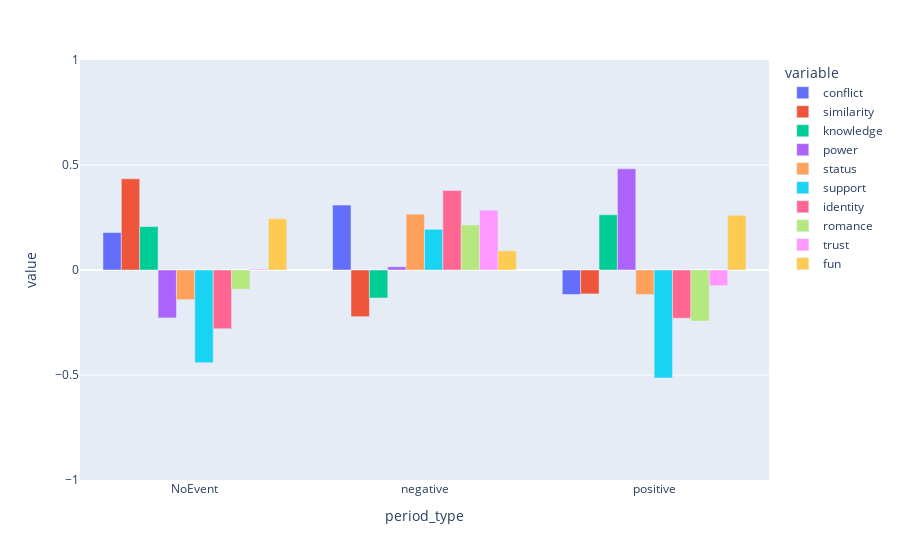

Notebook code cell kept with this figure:
### Code cell
plt.style.use('fivethirtyeight')

bar_dict = {}
for ix,k in enumerate(dfs.keys()):
    if k=='FINAL':
        continue
    
    vals = pd.DataFrame(dfs[k].corr()['Close'].drop('Close'))
    for key,val in vals.iterrows():
        if key not in bar_dict:
            bar_dict['period_type'] = []
            
            bar_dict[key] = [val['Close']]
            
            
            
        else:
            bar_dict[key].append(val['Close'])
            
    
    bar_dict['period_type'].append(k)

    
bar_df = pd.DataFrame(bar_dict).sort_values(['period_type']).set_index('period_type')
fig = px.bar(data_frame=bar_df, barmode="group",range_y=[-1,1])
fig.show()

### Figure 1 — Plotly figure (JSON) as saved in the notebook; plotly's stock layout.template omitted (floating-point values rounded to 4 significant figures)
{"data": [{"alignmentgroup": "True", "hovertemplate": "variable=conflict<br>period_type=%{x}<br>value=%{y}<extra></extra>", "legendgroup": "conflict", "marker": {"color": "#636efa", "pattern": {"shape": ""}}, "name": "conflict", "offsetgroup": "conflict", "orientation": "v", "showlegend": true, "textposition": "auto", "type": "bar", "x": ["NoEvent", "negative", "positive"], "xaxis": "x", "y": [0.1785, 0.309, -0.1165], "yaxis": "y"}, {"alignmentgroup": "True", "hovertemplate": "variable=similarity<br>period_type=%{x}<br>value=%{y}<extra></extra>", "legendgroup": "similarity", "marker": {"color": "#EF553B", "pattern": {"shape": ""}}, "name": "similarity", "offsetgroup": "similarity", "orientation": "v", "showlegend": true, "textposition": "auto", "type": "bar", "x": ["NoEvent", "negative", "positive"], "xaxis": "x", "y": [0.4341, -0.2221, -0.1139], "yaxis": "y"}, {"alignmentgroup": "True", "hovertemplate": "variable=knowledge<br>period_type=%{x}<br>value=%{y}<extra></extra>", "legendgroup": "knowledge", "marker": {"color": "#00cc96", "pattern": {"shape": ""}}, "name": "knowledge", "offsetgroup": "knowledge", "orientation": "v", "showlegend": true, "textposition": "auto", "type": "bar", "x": ["NoEvent", "negative", "positive"], "xaxis": "x", "y": [0.2067, -0.1334, 0.2627], "yaxis": "y"}, {"alignmentgroup": "True", "hovertemplate": "variable=power<br>period_type=%{x}<br>value=%{y}<extra></extra>", "legendgroup": "power", "marker": {"color": "#ab63fa", "pattern": {"shape": ""}}, "name": "power", "offsetgroup": "power", "orientation": "v", "showlegend": true, "textposition": "auto", "type": "bar", "x": ["NoEvent", "negative", "positive"], "xaxis": "x", "y": [-0.228, 0.01542, 0.4817], "yaxis": "y"}, {"alignmentgroup": "True", "hovertemplate": "variable=status<br>period_type=%{x}<br>value=%{y}<extra></extra>", "legendgroup": "status", "marker": {"color": "#FFA15A", "pattern": {"shape": ""}}, "name": "status", "offsetgroup": "status", "orientation": "v", "showlegend": true, "textposition": "auto", "type": "bar", "x": ["NoEvent", "negative", "positive"], "xaxis": "x", "y": [-0.1413, 0.2656, -0.1167], "yaxis": "y"}, {"alignmentgroup": "True", "hovertemplate": "variable=support<br>period_type=%{x}<br>value=%{y}<extra></extra>", "legendgroup": "support", "marker": {"color": "#19d3f3", "pattern": {"shape": ""}}, "name": "support", "offsetgroup": "support", "orientation": "v", "showlegend": true, "textposition": "auto", "type": "bar", "x": ["NoEvent", "negative", "positive"], "xaxis": "x", "y": [-0.4412, 0.1935, -0.5141], "yaxis": "y"}, {"alignmentgroup": "True", "hovertemplate": "variable=identity<br>period_type=%{x}<br>value=%{y}<extra></extra>", "legendgroup": "identity", "marker": {"color": "#FF6692", "pattern": {"shape": ""}}, "name": "identity", "offsetgroup": "identity", "orientation": "v", "showlegend": true, "textposition": "auto", "type": "bar", "x": ["NoEvent", "negative", "positive"], "xaxis": "x", "y": [-0.2798, 0.3786, -0.2297], "yaxis": "y"}, {"alignmentgroup": "True", "hovertemplate": "variable=romance<br>period_type=%{x}<br>value=%{y}<extra></extra>", "legendgroup": "romance", "marker": {"color": "#B6E880", "pattern": {"shape": ""}}, "name": "romance", "offsetgroup": "romance", "orientation": "v", "showlegend": true, "textposition": "auto", "type": "bar", "x": ["NoEvent", "negative", "positive"], "xaxis": "x", "y": [-0.09137, 0.2143, -0.2434], "yaxis": "y"}, {"alignmentgroup": "True", "hovertemplate": "variable=trust<br>period_type=%{x}<br>value=%{y}<extra></extra>", "legendgroup": "trust", "marker": {"color": "#FF97FF", "pattern": {"shape": ""}}, "name": "trust", "offsetgroup": "trust", "orientation": "v", "showlegend": true, "textposition": "auto", "type": "bar", "x": ["NoEvent", "negative", "positive"], "xaxis": "x", "y": [0.004606, 0.2849, -0.07444], "yaxis": "y"}, {"alignmentgroup": "True", "hovertemplate": "variable=fun<br>period_type=%{x}<br>value=%{y}<extra></extra>", "legendgroup": "fun", "marker": {"color": "#FECB52", "pattern": {"shape": ""}}, "name": "fun", "offsetgroup": "fun", "orientation": "v", "showlegend": true, "textposition": "auto", "type": "bar", "x": ["NoEvent", "negative", "positive"], "xaxis": "x", "y": [0.2441, 0.0912, 0.2602], "yaxis": "y"}], "layout": {"barmode": "group", "legend": {"title": {"text": "variable"}, "tracegroupgap": 0}, "margin": {"t": 60}, "xaxis": {"anchor": "y", "domain": [0, 1], "title": {"text": "period_type"}}, "yaxis": {"anchor": "x", "domain": [0, 1], "range": [-1, 1], "title": {"text": "value"}}}}
